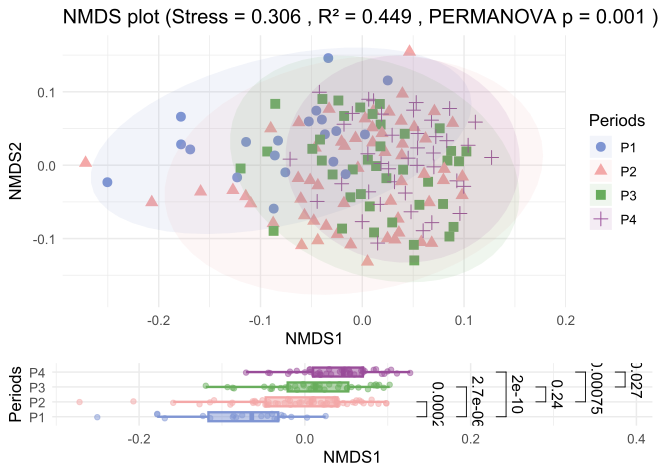

Source code (R):
# -------------------------------
# NMDS 分析与可视化（按 Periods 分组）
# -------------------------------

# 1. 加载所需包
library(vegan)
library(ggplot2)
library(ggpubr)  #
# 2. 读取 OTU 表格
otu <- read.table("otu_table.txt", header = TRUE, sep = "\t", stringsAsFactors = FALSE)
rownames(otu) <- otu$NAME
otu <- otu[, -1]  # 删除 OTU 名称列

# 3. 转置 OTU 表格，样本为行
otu_t <- t(otu)

# 4. 读取样本元数据
metadata <- read.table("sample_data.txt", header = TRUE, sep = "\t", stringsAsFactors = FALSE)
rownames(metadata) <- metadata$sample

# 5. 计算 Bray-Curtis 距离矩阵
dist_matrix <- vegdist(otu_t, method = "bray")

# 6. 执行 NMDS（二维）
set.seed(123)
nmds <- metaMDS(dist_matrix, k = 2, trymax = 100)
nmds$stress  # 查看 stress 值

# 7. 提取 NMDS 坐标并合并 metadata
nmds_scores <- as.data.frame(scores(nmds, display = "sites"))
nmds_scores$sample <- rownames(nmds_scores)
nmds_scores <- merge(nmds_scores, metadata, by = "sample")

# 8. 计算 NMDS 拟合优度 R²
fit_dist <- as.dist(vegdist(scores(nmds, display = "sites"), method = "euclidean"))
cor_val <- cor(dist_matrix, fit_dist, method = "spearman")
R2 <- cor_val^2
R2  # 输出 R²

# 9. PERMANOVA 检验 Periods 分组显著性
set.seed(123)
perm <- adonis2(dist_matrix ~ Periods, data = metadata, permutations = 999)
p_value <- perm$`Pr(>F)`[1]
p_value  # 输出 p 值

# 10. NMDS 可视化（按 Periods 分组上色，并显示置信椭圆）
col_groups <- c( "P1"        = "#7f95d3",
                 "P2"       = "#f4a8a8",
                 "P3" = "#68ad5c",
                 "P4"   = "#994d99")

# NMDS 可视化
ggplot(nmds_scores, aes(x = NMDS1, y = NMDS2, color = Periods, shape = Periods)) +
  geom_point(size = 3) +
  # 置信椭圆，只修改透明度，不修改点的颜色和形状
  stat_ellipse(geom = "polygon", type = "norm", alpha = 0.1, aes(fill = Periods), color = NA) +
  scale_color_manual(values = col_groups) +
  scale_fill_manual(values = col_groups) +
  theme_minimal() +
  labs(title = paste("NMDS plot (Stress =", round(nmds$stress, 3),
                     ", R² =", round(R2, 3),
                     ", PERMANOVA p =", signif(p_value, 3), ")"),
       x = "NMDS1", y = "NMDS2") +
  theme(text = element_text(size = 12))


nmds_plot <- ggplot(nmds_scores, aes(x = NMDS1, y = NMDS2, color = Periods, shape = Periods)) +
  geom_point(size = 3) +
  stat_ellipse(geom = "polygon", type = "norm", alpha = 0.1, aes(fill = Periods), color = NA) +
  scale_color_manual(values = col_groups) +
  scale_fill_manual(values = col_groups) +
  theme_minimal() +
  labs(title = paste("NMDS plot (Stress =", round(nmds$stress, 3),
                     ", R² =", round(R2, 3),
                     ", PERMANOVA p =", signif(p_value, 3), ")"),
       x = "NMDS1", y = "NMDS2") +
  theme(text = element_text(size = 12))

# 2. NMDS1 箱线图 + 两两比较 p 值
# 设置两两比较
comparisons <- list(c("P1", "P2"), c("P1", "P3"), c("P1", "P4"),
                    c("P2", "P3"), c("P2", "P4"), c("P3", "P4"))

nmds1_box <- ggplot(nmds_scores, aes(x = Periods, y = NMDS1, fill = Periods, color = Periods)) +
  geom_boxplot(width = 0.6, alpha = 0.5, outlier.shape = NA, size = 0.8) + # 透明箱体 + 边框加粗
  geom_jitter(width = 0.2, alpha = 0.5) + # 添加散点
  stat_compare_means(comparisons = comparisons, method = "wilcox.test", label = "p.format") +
  coord_flip() + # 横向显示
  scale_fill_manual(values = scales::alpha(col_groups, 0.5)) +
  scale_color_manual(values = col_groups) +
  theme_minimal() +
  labs(x = "Periods", y = "NMDS1") +
  theme(text = element_text(size = 12), legend.position = "none")

nmds1_box


# 3. 将 NMDS 散点图与箱线图合并（垂直排列）
combined_plot <- ggarrange(nmds_plot, nmds1_box,
                           ncol = 1, nrow = 2, heights = c(3, 1))  # 散点图高度比箱线图大

# 4. 输出合并图
print(combined_plot)
